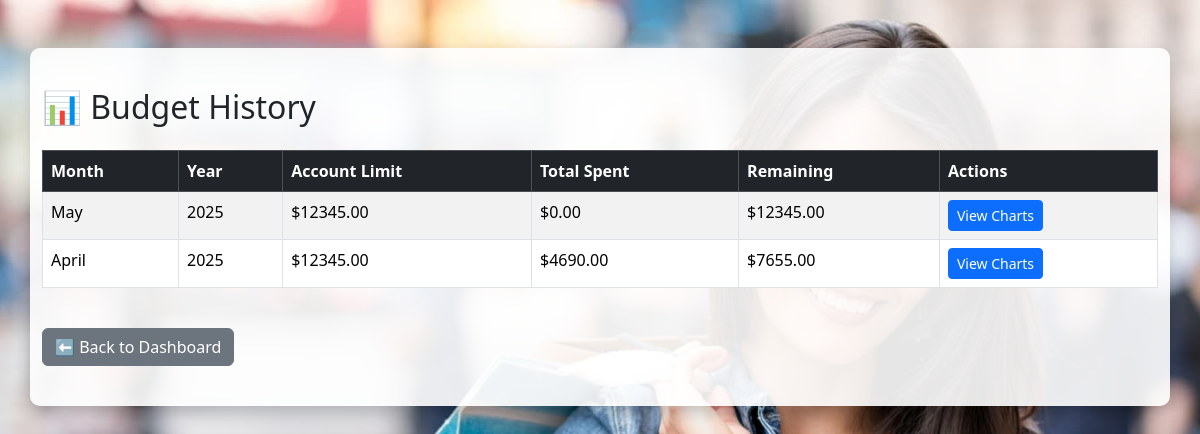
The page /history (signed in) on the database its author committed.
### tables this page shows
CREATE TABLE "Budget" (
	"BudgetID"	INTEGER DEFAULT 100,
	"AccountLimit"	REAL NOT NULL,
	"Month"	TEXT NOT NULL,
	"Year"	INTEGER NOT NULL,
	"UserID"	INTEGER,
	"Income"	DECIMAL(10, 2) NOT NULL DEFAULT 0.00,
	"TotalTransactions"	INTEGER,
	PRIMARY KEY("BudgetID" AUTOINCREMENT)
);

### app.py (the view)
@app.route('/history')
@login_required
def history():
    db = get_db()
    cursor = db.cursor()
    cursor.execute("""
        SELECT               -- ← added BudgetID
            b.BudgetID,
            b.Month,
            b.Year,
            b.AccountLimit,
            COALESCE(SUM(t.Amount), 0) AS TotalTransactions
        FROM Budget b
        LEFT JOIN "Transaction" t ON b.BudgetID = t.BudgetID
        WHERE b.UserID = ?
        GROUP BY b.BudgetID
        ORDER BY b.Year DESC, b.Month DESC
    """, (current_user.id,))
    budget_rows = cursor.fetchall()
    budget_history = []
    for row in budget_rows:
        row = dict(row)
        row['MonthName'] = calendar.month_name[int(row['Month'])] if row['Month'] else "Unknown"
        budget_history.append(row)
    return render_template("history.html", budget_history=budget_history)

### app.py (called while the page is built)
@login_manager.user_loader
def load_user(user_id):
    db = get_db()
    cursor = db.cursor()
    cursor.execute("SELECT * FROM User WHERE UserID = ?", (user_id,))
    user_row = cursor.fetchone()
    if user_row:
        return User(user_row)
    return None

def get_db():
    if not hasattr(g, 'sqlite_db'):
        db = sqlite3.connect(DATABASE)
        db.row_factory = sqlite3.Row
        g.sqlite_db = db
    return g.sqlite_db

### templates/history.html (shortened to what this page needs)
<!DOCTYPE html>
<html lang="en">
<head>
    <link rel="stylesheet" href="{{ url_for('static', filename='styles.css') }}">
    <link href="https://cdn.jsdelivr.net/npm/bootstrap@5.3.3/dist/css/bootstrap.min.css" rel="stylesheet">
</head>
<body>
<div class="container mt-5">
    <h2 class="mb-4">📊 Budget History</h2>
    {% if budget_history %}
        <table class="table table-striped table-bordered">
            <thead class="table-dark">
                <tr>
                    <th>Month</th>
                    <th>Year</th>
                    <th>Account Limit</th>
                    <th>Total Spent</th>
                    <th>Remaining</th>
                    <th>Actions</th>
                </tr>
            </thead>
            <tbody>
                {% for budget in budget_history %}
                <tr>
                    <td>{{ budget.MonthName }}</td>
                    <td>{{ budget.Year }}</td>
                    <td>${{ "%.2f"|format(budget.AccountLimit) }}</td>
                    <td>${{ "%.2f"|format(budget.TotalTransactions) }}</td>
                    <td>
                        ${{ "%.2f"|format(budget.AccountLimit - budget.TotalTransactions) }}
                    </td>
                    <td>
                        <a href="{{ url_for('view_budget_charts', budget_id=budget.BudgetID) }}" class="btn btn-primary btn-sm">
                            View Charts
                        </a>
                    </td>
                </tr>
                {% endfor %}
            </tbody>
        </table>
    {% else %}
        <div class="alert alert-info">You have no budget history yet.</div>
    {% endif %}
    <a href="{{ url_for('dashboard') }}" class="btn btn-secondary mt-4">⬅ Back to Dashboard</a>
</div>
</body>
</html>

### static/styles.css (style rules this page uses)
body { font-family: 'Poppins', Arial, sans-serif; font-weight: bold; background: url('/static/images/background.jpeg') no-repeat center center fixed; background-size: cover; color: #333; line-height: 1.6; margin: 0; height: 100%; }
.container { max-width: 500px; margin: 100px auto; background-color: rgba(255, 255, 255, 0.9); padding: 40px; border-radius: 10px; box-shadow: 0 8px 16px rgba(0, 0, 0, 0.2); }

### rows shown on the page
Budget: MonthName "May", Year "2025", AccountLimit "12345.00", TotalTransactions "0.00", budget.AccountLimit-budget.TotalTransactions "12345.00"
Budget: MonthName "April", Year "2025", AccountLimit "12345.00", TotalTransactions "4690.00", budget.AccountLimit-budget.TotalTransactions "7655.00"
